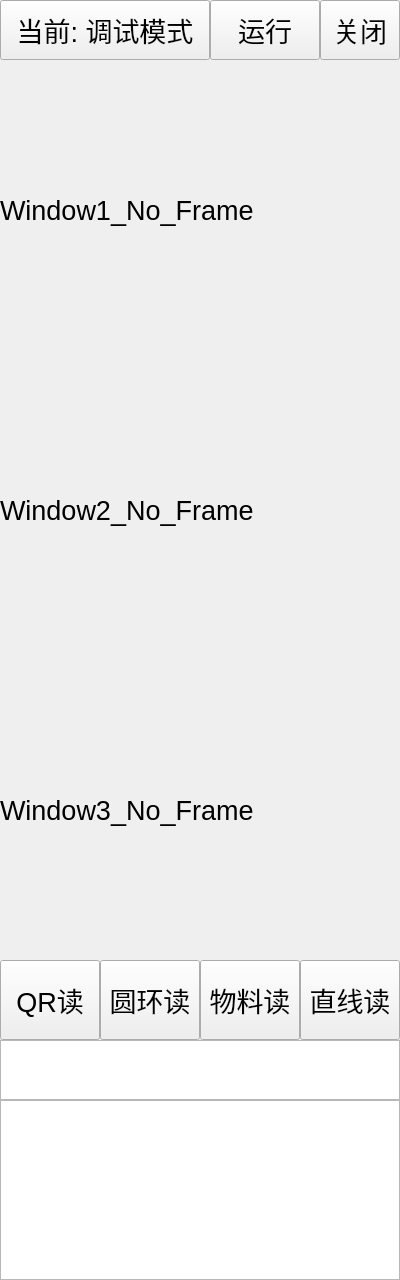
<?xml version="1.0" encoding="UTF-8"?>
<ui version="4.0">
 <class>Form</class>
 <widget class="QWidget" name="Form">
  <property name="geometry">
   <rect>
    <x>0</x>
    <y>0</y>
    <width>400</width>
    <height>1280</height>
   </rect>
  </property>
  <property name="font">
   <font>
    <pointsize>20</pointsize>
    <bold>false</bold>
   </font>
  </property>
  <property name="windowTitle">
   <string>Form</string>
  </property>
  <widget class="QPushButton" name="pushButton_Esc">
   <property name="geometry">
    <rect>
     <x>320</x>
     <y>0</y>
     <width>80</width>
     <height>60</height>
    </rect>
   </property>
   <property name="font">
    <font>
     <pointsize>20</pointsize>
     <bold>false</bold>
    </font>
   </property>
   <property name="text">
    <string>关闭</string>
   </property>
  </widget>
  <widget class="QPushButton" name="pushButton_Change">
   <property name="geometry">
    <rect>
     <x>0</x>
     <y>0</y>
     <width>210</width>
     <height>60</height>
    </rect>
   </property>
   <property name="font">
    <font>
     <pointsize>20</pointsize>
     <bold>false</bold>
    </font>
   </property>
   <property name="text">
    <string>当前: 调试模式</string>
   </property>
  </widget>
  <widget class="QTextEdit" name="textEdit">
   <property name="geometry">
    <rect>
     <x>0</x>
     <y>1100</y>
     <width>400</width>
     <height>180</height>
    </rect>
   </property>
   <property name="font">
    <font>
     <pointsize>70</pointsize>
     <bold>false</bold>
    </font>
   </property>
   <property name="lineWrapMode">
    <enum>QTextEdit::FixedColumnWidth</enum>
   </property>
   <property name="lineWrapColumnOrWidth">
    <number>100</number>
   </property>
  </widget>
  <widget class="QPushButton" name="pushButton_Start">
   <property name="geometry">
    <rect>
     <x>210</x>
     <y>0</y>
     <width>110</width>
     <height>60</height>
    </rect>
   </property>
   <property name="font">
    <font>
     <pointsize>20</pointsize>
     <bold>false</bold>
    </font>
   </property>
   <property name="text">
    <string>运行</string>
   </property>
  </widget>
  <widget class="QLabel" name="label_1">
   <property name="geometry">
    <rect>
     <x>0</x>
     <y>60</y>
     <width>400</width>
     <height>300</height>
    </rect>
   </property>
   <property name="text">
    <string>Window1_No_Frame</string>
   </property>
  </widget>
  <widget class="QLabel" name="label_2">
   <property name="geometry">
    <rect>
     <x>0</x>
     <y>360</y>
     <width>400</width>
     <height>300</height>
    </rect>
   </property>
   <property name="text">
    <string>Window2_No_Frame</string>
   </property>
  </widget>
  <widget class="QPushButton" name="pushButton_QR">
   <property name="geometry">
    <rect>
     <x>0</x>
     <y>960</y>
     <width>100</width>
     <height>80</height>
    </rect>
   </property>
   <property name="text">
    <string>QR读</string>
   </property>
  </widget>
  <widget class="QPushButton" name="pushButton_Ring">
   <property name="geometry">
    <rect>
     <x>100</x>
     <y>960</y>
     <width>100</width>
     <height>80</height>
    </rect>
   </property>
   <property name="text">
    <string>圆环读</string>
   </property>
  </widget>
  <widget class="QPushButton" name="pushButton_Weight">
   <property name="geometry">
    <rect>
     <x>200</x>
     <y>960</y>
     <width>100</width>
     <height>80</height>
    </rect>
   </property>
   <property name="text">
    <string>物料读</string>
   </property>
  </widget>
  <widget class="QTextEdit" name="textEdit_serial">
   <property name="geometry">
    <rect>
     <x>0</x>
     <y>1040</y>
     <width>400</width>
     <height>60</height>
    </rect>
   </property>
   <property name="readOnly">
    <bool>true</bool>
   </property>
  </widget>
  <widget class="QLabel" name="label_3">
   <property name="geometry">
    <rect>
     <x>0</x>
     <y>660</y>
     <width>400</width>
     <height>300</height>
    </rect>
   </property>
   <property name="text">
    <string>Window3_No_Frame</string>
   </property>
  </widget>
  <widget class="QPushButton" name="pushButton_Line">
   <property name="geometry">
    <rect>
     <x>300</x>
     <y>960</y>
     <width>100</width>
     <height>80</height>
    </rect>
   </property>
   <property name="text">
    <string>直线读</string>
   </property>
  </widget>
 </widget>
 <resources/>
 <connections/>
</ui>
